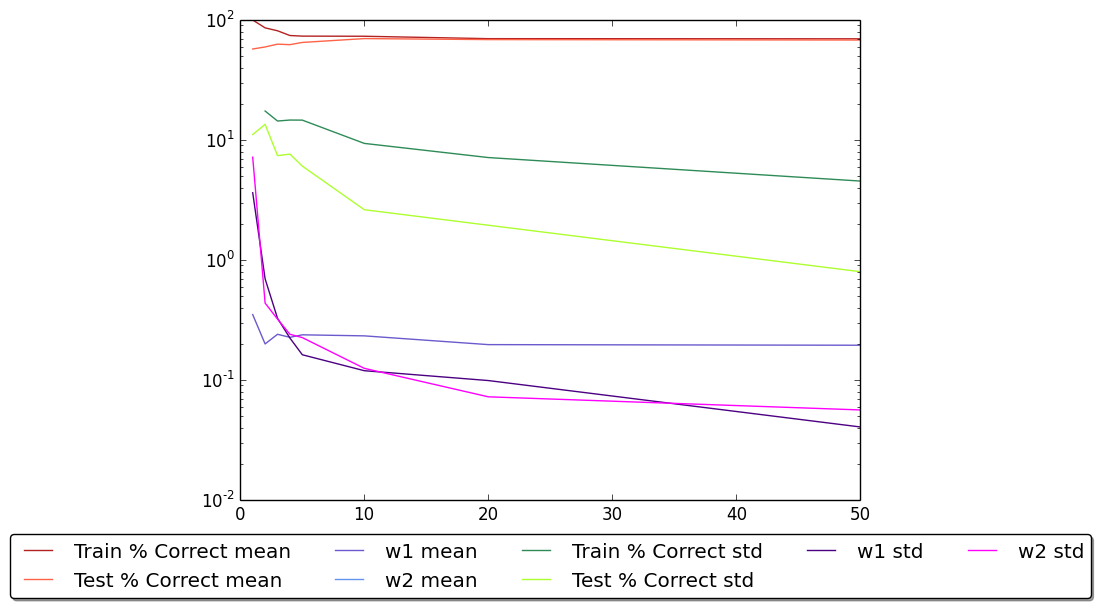

Reproduce this figure in Python.
import numpy as np, matplotlib.pyplot as mplt, pylab


# ------- Data Setup -------
def createDataAsXYL(numberperset=60):
   data = [[None, None, None] for x in range(2*numberperset)]
   covariance_matrix = [[2,0],[0,2]]
   for i in range(0, 2*numberperset, 2):
      data[i] = np.append(np.random.multivariate_normal([0, 1], covariance_matrix), -1)
      data[i+1] = np.append(np.random.multivariate_normal([1, 0], covariance_matrix), 1)
      
   return np.array(data)

def getXYDataByClasses():
   return data[data.T[2]==-1][:,0:2], data[data.T[2]== 1][:,0:2]

def getXYTestdataByClassesAndPredictions():
   c1 = testdata[testdata.T[2]==-1]
   c2 = testdata[testdata.T[2]==1]
   return c1[c1.T[3]==-1][:,0:2], c1[c1.T[3]==1][:,0:2], c2[c2.T[3]==-1][:,0:2], c2[c2.T[3]==1][:,0:2]
   
def getXYTraindataByClassesAndPredictions():
   c1 = traindata[traindata.T[2]==-1]
   c2 = traindata[traindata.T[2]==1]
   return c1[c1.T[3]==-1][:,0:2], c1[c1.T[3]==1][:,0:2], c2[c2.T[3]==-1][:,0:2], c2[c2.T[3]==1][:,0:2]




def computeMinimumWeights(data):
   #(XTX)^-1 XTy
   x = np.hstack(( np.ones(( len(data),1 )), np.asmatrix(data.T[0:2]).T ))     #120x3
   y = np.asmatrix(data.T[2]).T     #120x1

   #print (x.T.dot(x)).shape                                #2x120 . 120x2 = 2x2
   #print np.linalg.inv(x.T.dot(x)).dot(x.T).shape          #2x2 . 2x120 = 2x120
   #print np.linalg.inv(x.T.dot(x)).dot(x.T).dot(y).shape   #2x120 . 120x1 = 2x1
   
   return np.linalg.pinv(x.T.dot(x)).dot(x.T).dot(y)

def computeTestDataPredictions(testdata, weights):
   x = np.hstack(( np.ones(( len(testdata),1 )), np.asmatrix(testdata.T[0:2].T) ))     #120x3
   return np.sign(np.asmatrix(weights).T.dot(x.T).T)


perclasssample_list = [1,2,3,4,5,10,20,50]
totalsample_list = [2,4,6,8,10,20,40,100]
percent_correct_for_train_means = []
percent_correct_for_test_means = []
weightx_means = []
weighty_means = []
percent_correct_for_train_stds = []
percent_correct_for_test_stds = []
weightx_stds = []
weighty_stds = []
for perclasssamplesize in perclasssample_list:
   percent_correct_for_train_list = []
   percent_correct_for_test_list = []
   weightx_list = []
   weighty_list = []

   #7.1 1 - Generate data
   testdata = np.hstack(( createDataAsXYL(1000/2), np.zeros(( 1000,1 )) ))  #nx4 (X1,X2,C,P)
   
   
   for trail in range(50):
      #7.1 1 - Generate data
      data = createDataAsXYL(perclasssamplesize)                               #nx3 (X1,X2,C)
      traindata = np.hstack(( data, np.zeros(( 2*perclasssamplesize,1 )) ))    #nx4 (X1,X2,C,P)

      #7.1 2 - find weights minimizing the squared error
      minimumweights = computeMinimumWeights(data)

      #7.1 3 - Calculate predictions with the weights
      traindata[:,3] = computeTestDataPredictions(data, minimumweights).flatten()
      testdata[:,3] = computeTestDataPredictions(testdata, minimumweights).flatten()
      datac1, datac2 = getXYDataByClasses()
      traindatac1p1, traindatac1p2, traindatac2p1, traindatac2p2 = getXYTraindataByClassesAndPredictions()
      testdatac1p1, testdatac1p2, testdatac2p1, testdatac2p2 = getXYTestdataByClassesAndPredictions()

      #7.1 4 - Calculate % correct
      percent_correct_for_train = 100 * float(len(traindatac1p1) + len(traindatac2p2)) / float(len(traindata))
      percent_correct_for_test = 100 * float(len(testdatac1p1) + len(testdatac2p2)) / float(len(testdata))

      #save current values
      percent_correct_for_train_list.append( percent_correct_for_train )
      percent_correct_for_test_list.append( percent_correct_for_test )
      weightx_list.append( minimumweights[1,0] )
      weighty_list.append( minimumweights[2,0] )
   
   #save means
   percent_correct_for_train_means.append( np.mean(percent_correct_for_train_list) )
   percent_correct_for_test_means.append( np.mean(percent_correct_for_test_list) )
   weightx_means.append( np.mean(weightx_list) )
   weighty_means.append( np.mean(weighty_list) )
   
   #save stds
   percent_correct_for_train_stds.append( np.std(percent_correct_for_train_list) )
   percent_correct_for_test_stds.append( np.std(percent_correct_for_test_list) )
   weightx_stds.append( np.std(weightx_list) )
   weighty_stds.append( np.std(weighty_list) )


#training data
mplt.yscale('log')
mplt.plot(totalsample_list, percent_correct_for_train_means, color='firebrick',  label='Train % Correct mean')
mplt.plot(totalsample_list, percent_correct_for_test_means, color='tomato',  label='Test % Correct mean')
mplt.plot(totalsample_list, weightx_means, color='slateblue',  label='w1 mean')
mplt.plot(totalsample_list, weighty_means, color='cornflowerblue',  label='w2 mean')
mplt.plot(totalsample_list, percent_correct_for_train_stds, color='seagreen',  label='Train % Correct std')
mplt.plot(totalsample_list, percent_correct_for_test_stds, color='greenyellow',  label='Test % Correct std')
mplt.plot(totalsample_list, weightx_stds, color='indigo',  label='w1 std')
mplt.plot(totalsample_list, weighty_stds, color='fuchsia',  label='w2 std')
mplt.legend(loc='upper center', bbox_to_anchor=(0.5, -0.05), fancybox=True, shadow=True, ncol=4)
mplt.savefig('7.2.png', bbox_inches='tight')
mplt.clf()


